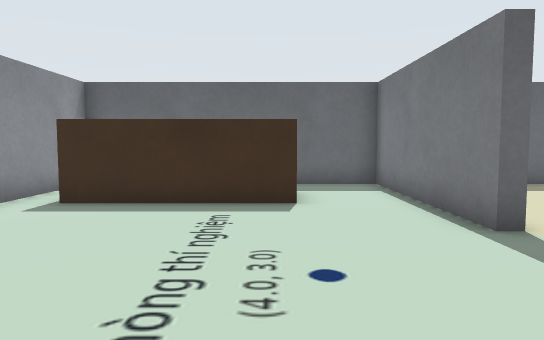
[1] (above)

24 first-person views from a walk through a robot-simulator world made for Gazebo. The camera is 0.61 m above the floor, tilts 4° down and sees 70° across. The floor is counted in squares, 0.5 m on a side. Each view is taken from the middle of a square. On the plan, view 1 faces up. The plan holds only what a view shows up to about 15 squares ahead; the rest is blank.

[2]
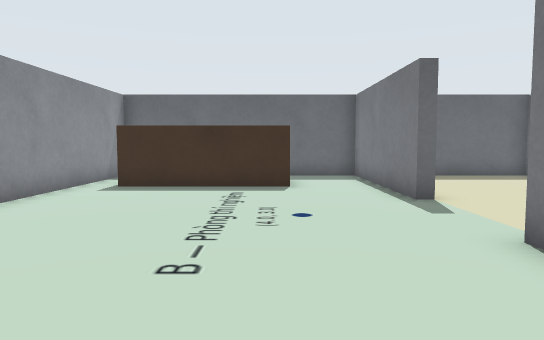

[3]
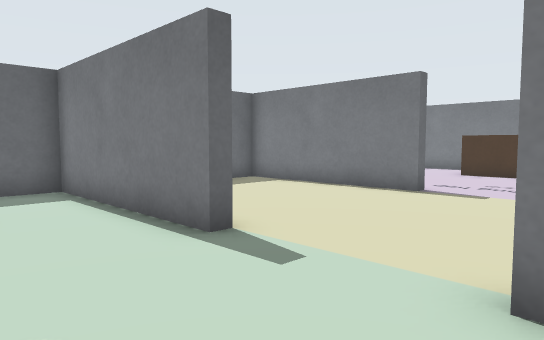

[4]
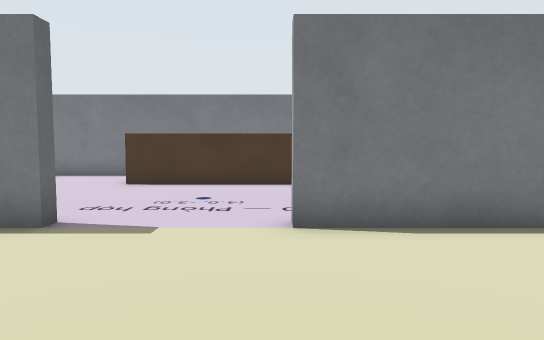

[5]
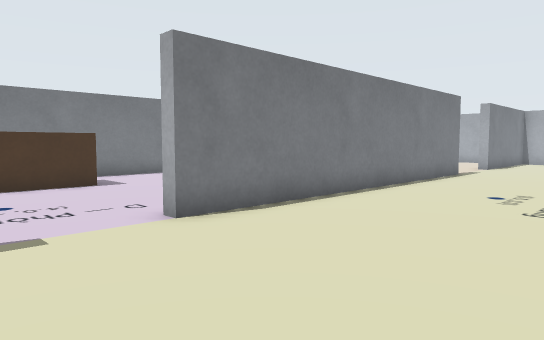

[6]
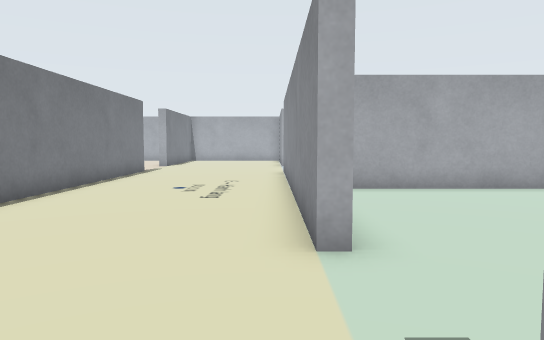

[7]
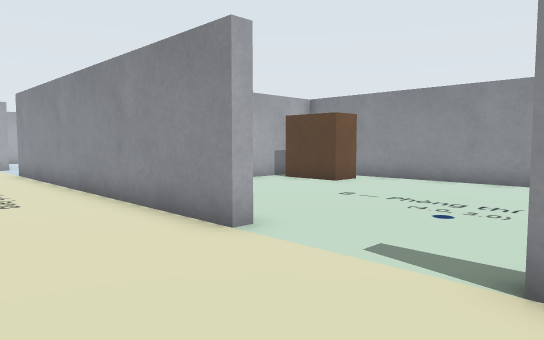

[8]
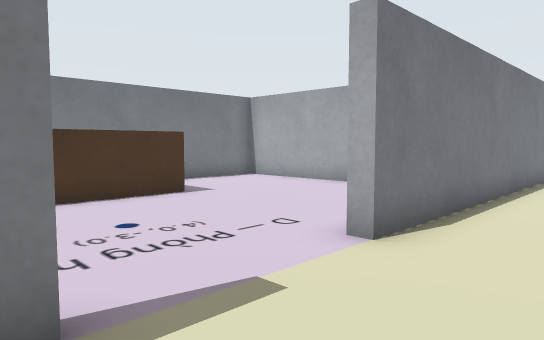

[9]
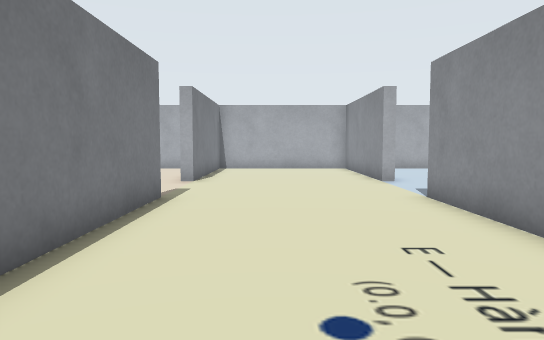

[10]
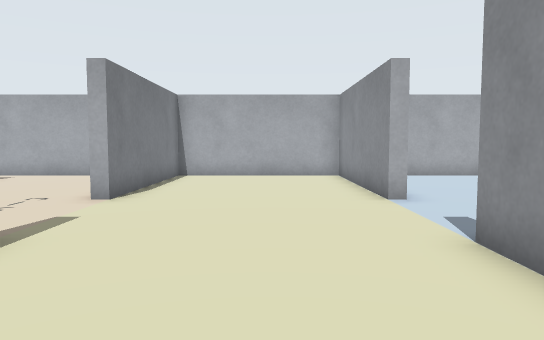

[11]
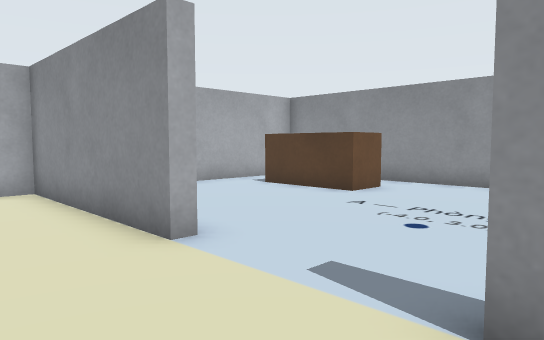

[12]
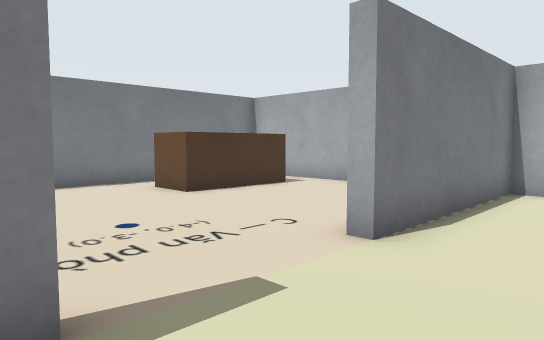

[13]
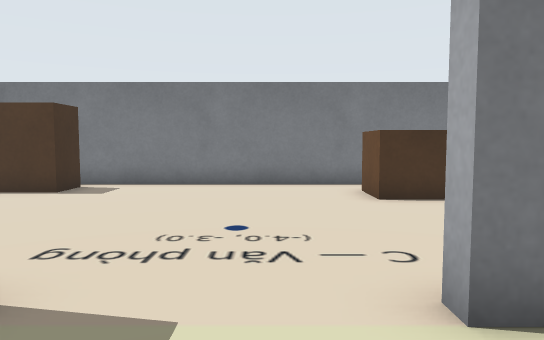

[14]
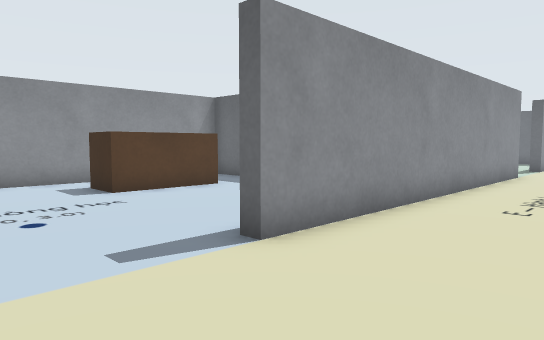

[15]
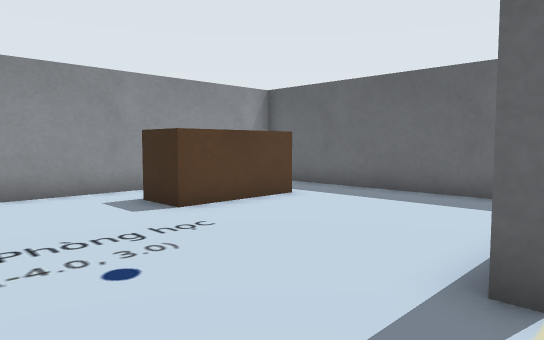

[16]
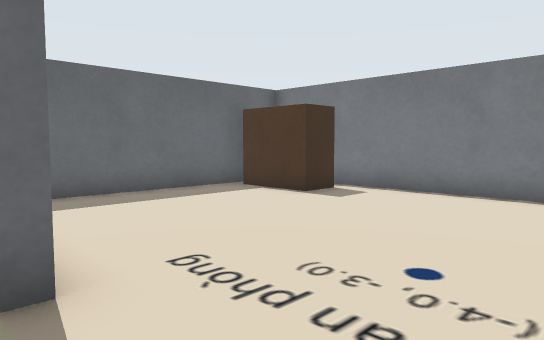

[17]
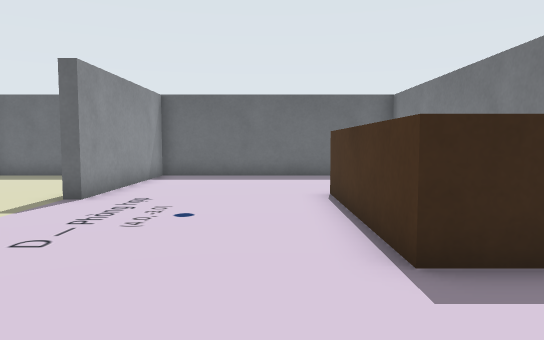

[18]
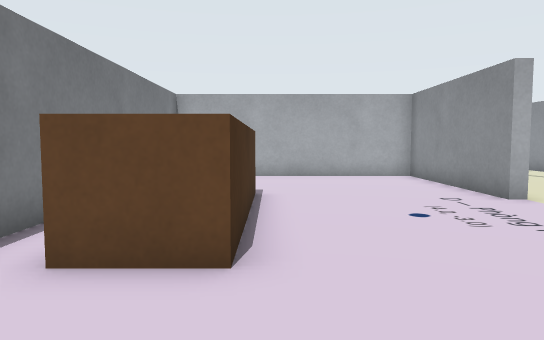

[19]
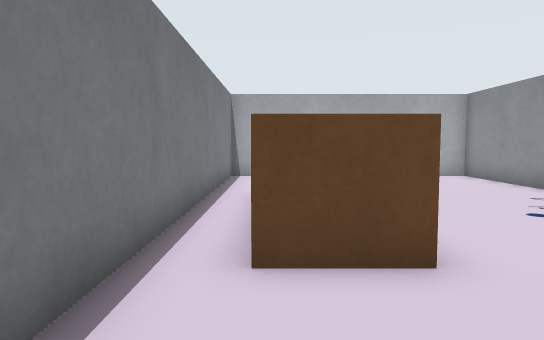

[20]
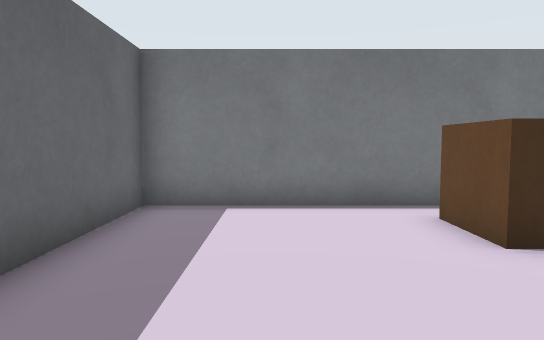

[21]
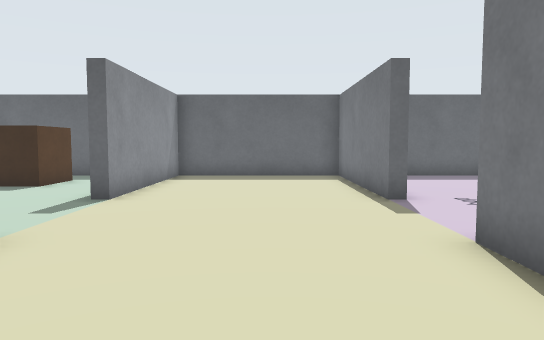

[22]
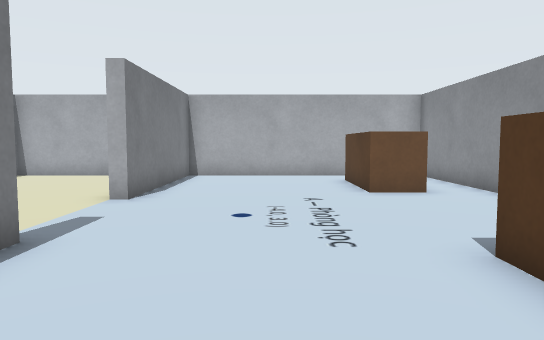

[23]
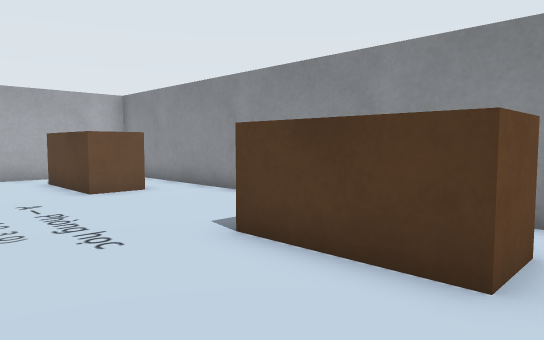

[24]
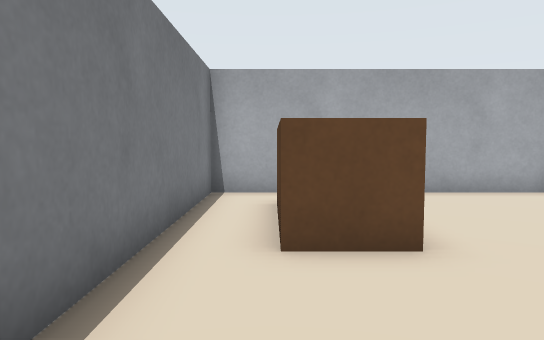

### Floor plan
Points are (right, up) in squares from view 1. A wall is a line through its corners. A room is listed if a view was taken in it or the views show most of it. See-through windows are left out.
Room 1 (views 1, 2, 3, 4, 5, 6, 7, 8, 9, 10, 11, 12, 13, 14, 15, 16, 17, 18, 19, 20, 21, 22, 23, 24)
walls: (1.5, -4.7) (-5.5, -4.7) (-5.5, -20.5) (3.1, -20.5) (3.1, -14.3) (3.5, -14.3) (3.5, -20.5) (9.5, -20.5) (9.5, -14.3) (10, -14.3); (3, 1.7) (3.5, 1.7) (3.5, -10.7) (3.1, -10.7) (3.1, -10.2); (10, -10.7) (9.5, -10.7) (9.5, 1.7) (9.9, 1.7) (9.9, -4.3) (18.5, -4.3) (18.5, 11.5) (9.9, 11.5) (9.9, 5.3) (9.5, 5.3) (9.5, 11.5) (3.5, 11.5) (3.5, 5.3) (3.1, 5.3) (3.1, 11.5) (-5.5, 11.5) (-5.5, -2.8); (18, -4.7) (11.5, -4.7); (-4.1, -4.3) (1.9, -4.3); (10.2, -20.5) (18.5, -20.5) (18.5, -5)
objects: brown box (-4, -18) to (-3, -16); brown box (-4, -10) to (-3, -7); cabinet (-4, -3) to (-4, -2); bench (-4, 8) to (0, 9); brown box (16, -19) to (17, -16); brown box (16, 1) to (17, 6); cabinet (17, -7) to (17, -5)

Where each view was taken, in squares from view 1:
view 1: 0 up, 0 right, facing up
view 2: 3 down, 0 right, facing up
view 3: 1 up, 0 right, facing up-right
view 4: 2 up, 4 right, facing right
view 5: 5 up, 4 right, facing down-right
view 6: 6 up, 4 right, facing down
view 7: 6 up, 7 right, facing down-left
view 8: 6 up, 7 right, facing down-right
view 9: 2 down, 7 right, facing down
view 10: 6 down, 6 right, facing down
view 11: 10 down, 6 right, facing down-left
view 12: 10 down, 7 right, facing down-right
view 13: 13 down, 7 right, facing right
view 14: 14 down, 7 right, facing up-left
view 15: 14 down, 4 right, facing up-left
view 16: 14 down, 9 right, facing up-right
view 17: 3 down, 14 right, facing up
view 18: 10 up, 15 right, facing down
view 19: 10 up, 17 right, facing down
view 20: 9 up, 11 right, facing right
view 21: 3 down, 7 right, facing up
view 22: 6 down, 0 right, facing down
view 23: 6 down, 1 right, facing down-left
view 24: 11 down, 17 right, facing down
